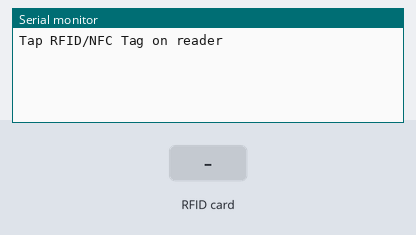
Recording of a sketch running on a simulated ESP32. Shown: the last lines printed to the serial monitor. The test bench sets the inputs (shaded band).

Above: at 1.2 s.
1.3 s: RFID card 73 D4 E2 07 held to the reader
At 2.5 s:
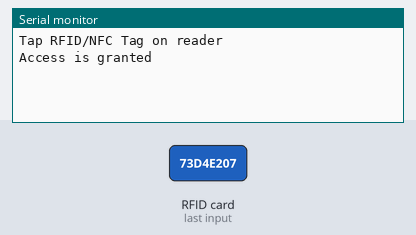
2.8 s: RFID card 5E 7A 19 C4 held to the reader
At 4.3 s:
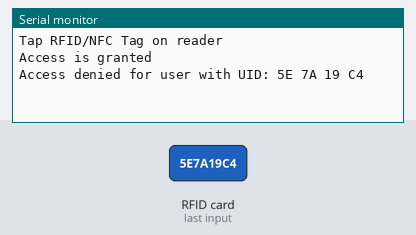

The sketch:

rfid_1.ino
```cpp
// AISYAH NURUL AINI               (4.31.21.0.03)
// BRIAN RAHMADITYA                (4.31.21.0.09)
// SABRINA VIRRY TALITHA MEIRILLA  (4.31.21.0.23)
#include <SPI.h>
#include <MFRC522.h>
#define SS_PIN 21 // ESP32 pin GIO21
#define RST_PIN 22 // ESP32 pin GIO22
MFRC522 rfid(SS_PIN, RST_PIN);
byte keyTagUID[4] = {0x73, 0xD4, 0xE2 , 0x07};
void setup() {
  Serial.begin(9600);
  SPI.begin(); // init SPI bus
  rfid.PCD_Init(); // init MFRC522
  Serial.println("Tap RFID/NFC Tag on reader");
}
void loop() {
  if (rfid.PICC_IsNewCardPresent()) { // new tag is available
    if (rfid.PICC_ReadCardSerial()) { // NUID has been readed
      MFRC522::PICC_Type piccType = rfid.PICC_GetType(rfid.uid.sak);
      if (rfid.uid.uidByte[0] == keyTagUID[0] &&
          rfid.uid.uidByte[1] == keyTagUID[1] &&
          rfid.uid.uidByte[2] == keyTagUID[2] &&
          rfid.uid.uidByte[3] == keyTagUID[3] ) {
        Serial.println("Access is granted");
      }
      else
      {
        Serial.print("Access denied for user with UID:");
        for (int i = 0; i < rfid.uid.size; i++) {
          Serial.print(rfid.uid.uidByte[i] < 0x10 ? " 0" : " ");
          Serial.print(rfid.uid.uidByte[i], HEX);
        }
        Serial.println();
      }
      rfid.PICC_HaltA(); // halt PICC
      rfid.PCD_StopCrypto1(); // stop encryption on PCD
    }
  }
}
```

Measured:
- after the input at 1.3 s, the serial monitor: prints a new line at once (image 1)
- after the input at 2.8 s, the serial monitor: prints a new line at once (image 2)
